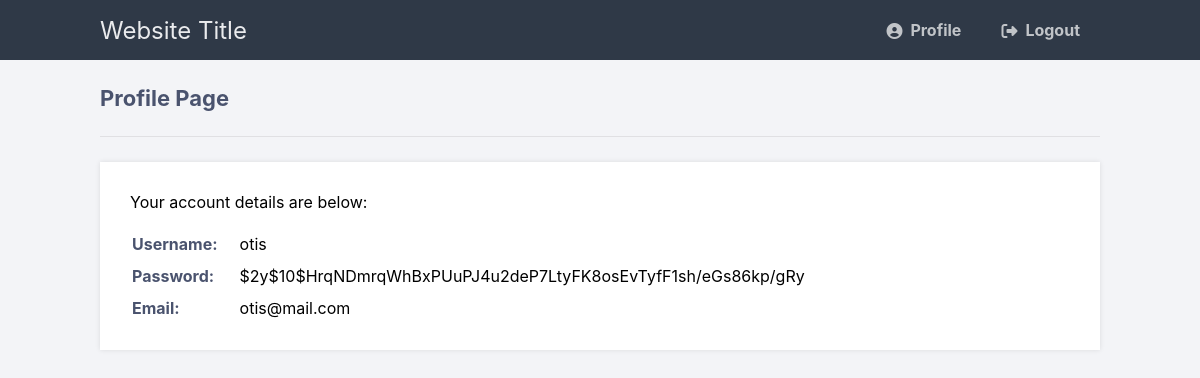
/phplogin/profile.php (signed in), run on the app's committed database.
### tables this page shows
CREATE TABLE `accounts` (
  `id` int(11) NOT NULL,
  `username` varchar(50) NOT NULL,
  `surname` varchar(50) NOT NULL,
  `firstname` varchar(50) NOT NULL,
  `password` varchar(255) NOT NULL,
  `email` varchar(100) NOT NULL,
  `activation_code` varchar(50) DEFAULT ''
);

### phplogin/profile.php (the view, shortened to what this page needs)
<?php
$DATABASE_HOST = 'localhost';
$DATABASE_USER = 'root';
$DATABASE_PASS = '';
$DATABASE_NAME = 'phplogin';
$con = mysqli_connect($DATABASE_HOST, $DATABASE_USER, $DATABASE_PASS, $DATABASE_NAME);
$stmt = $con->prepare('SELECT password, email FROM accounts WHERE id = ?');
$stmt->bind_param('i', $_SESSION['id']);
$stmt->execute();
$stmt->bind_result($password, $email);
?>
<!DOCTYPE html>
<html>
	<head>
		<link href="style.css" rel="stylesheet" type="text/css">
		<link rel="stylesheet" href="https://cdnjs.cloudflare.com/ajax/libs/font-awesome/6.2.0/css/all.min.css">
	</head>
	<body class="loggedin">
		<nav class="navtop">
			<div>
				<h1>Website Title</h1>
				<a href="profile.php"><i class="fas fa-user-circle"></i>Profile</a>
				<a href="logout.php"><i class="fas fa-sign-out-alt"></i>Logout</a>
			</div>
		</nav>
		<div class="content">
			<h2>Profile Page</h2>
			<div>
				<p>Your account details are below:</p>
				<table>
					<tr>
						<td>Username:</td>
						<td><?=$_SESSION['name']?></td>
					</tr>
					<tr>
						<td>Password:</td>
						<td><?=$password?></td>
					</tr>
					<tr>
						<td>Email:</td>
						<td><?=$email?></td>
					</tr>
				</table>
			</div>
		</div>
	</body>
</html>

### phplogin/style.css (style rules this page uses)
* { box-sizing: border-box; font-family: -apple-system, BlinkMacSystemFont, "segoe ui", roboto, oxygen, ubuntu, cantarell, "fira sans", "droid sans", "helvetica neue", Arial, sans-serif; font-size: 16px; }
body { background-color: #1F6196; }
.navtop { background-color: #2f3947; height: 60px; width: 100%; border: 0; }
.navtop div { display: flex; margin: 0 auto; width: 1000px; height: 100%; }
.navtop div h1, .navtop div a { display: inline-flex; align-items: center; }
.navtop div h1 { flex: 1; font-size: 24px; padding: 0; margin: 0; color: #eaebed; font-weight: normal; }
.navtop div a { padding: 0 20px; text-decoration: none; color: #c1c4c8; font-weight: bold; }
.navtop div a i { padding: 2px 8px 0 0; }
body.loggedin { background-color: #f3f4f7; }
.content { width: 1000px; margin: 0 auto; }
.content h2 { margin: 0; padding: 25px 0; font-size: 22px; border-bottom: 1px solid #e0e0e3; color: #4a536e; }
.content > p, .content > div { box-shadow: 0 0 5px 0 rgba(0, 0, 0, 0.1); margin: 25px 0; padding: 25px; background-color: #fff; }
.content > p table td, .content > div table td { padding: 5px; }
.content > p table td:first-child, .content > div table td:first-child { font-weight: bold; color: #4a536e; padding-right: 15px; }
.content > div p { padding: 5px; margin: 0 0 10px 0; }
body { background-color: #6CB9BE; margin: 0; }

### data on the page
accounts: password "$2y$10$HrqNDmrqWhBxPUuPJ4u2deP7LtyFK8osEvTyfF1sh/eGs86kp/gRy", email "otis@mail.com"

### other printed values
$_SESSION['name'] "otis"
